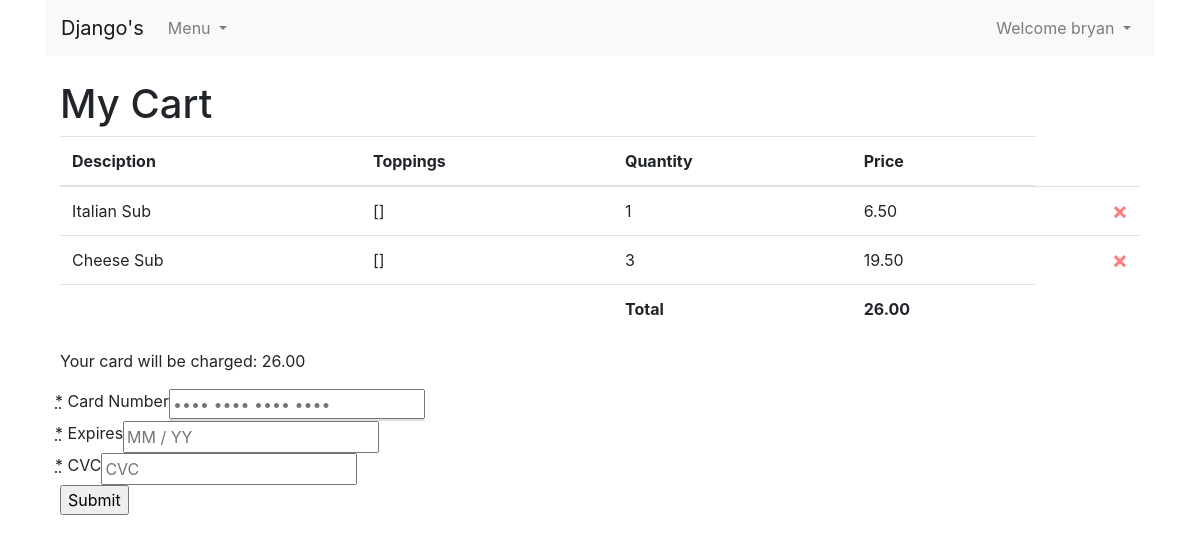
The app's page /cart (signed in) with its own data.
### pages/models.py (models this page shows, shortened)
class Cart_Item(models.Model):
    cart_id = models.ForeignKey("Cart", related_name="cart_items",  on_delete=models.CASCADE)
    description = models.CharField(max_length=50)
    size = models.CharField(max_length=50, blank=True)
    toppings = models.CharField(max_length=50, blank=True)
    qty = models.IntegerField(default=1)
    price = models.DecimalField(max_digits=6,decimal_places=2,null=True)

### pages/views.py (the view)
# urls.py: path('cart',views.cart_view, name='cart'),
def cart_view(request):
    try :
        user = User.objects.get(username = request.user)
    except:
        messages.error(request, "Please Login To add to cart")
        return redirect('menu')
    try:
        cart = Cart.objects.get(user_id = user)
        cart_items = cart.cart_items.all()
        cart_total = 0
        for item in cart_items:
            cart_total += item.price
        return render(request,"cart.html", {'cart_items':cart_items, 'cart_total':cart_total})
    except:
        return render(request,"cart.html")

### templates/cart.html (shortened to what this page needs)
{% extends 'layout.html' %}
{% load staticfiles %}
{% block body %}
<div class="container">
<br>
<h1>My Cart</h1>
  {% if cart_items %}
  <table class="table table-hover">
  <thead>
    <tr>
      <th scope="col">Desciption</th>
      <th scope="col">Toppings</th>
      <th scope="col">Quantity</th>
      <th scope="col">Price</th>
    </tr>
  </thead>
  <tbody>
  {% for cart_item in cart_items %}
    <tr>
      <td>{{ cart_item.description }}</td>
      <td>{{ cart_item.toppings }}</td>
      <td>{{ cart_item.qty }}</td>
      <td>{{ cart_item.price }}</td>
      <td><button type="button" class="close" aria-label="Close">
        <a href="{% url "remove_frm_cart" id=cart_item.id %}"><span style="color: red; aria-hidden="true">&times;</span></a></td>
    </tr>
  {% endfor %}
  <tr>
    <td></td>
    <td></td>
    <td><strong>Total</strong></td>
    <td><strong>{{ cart_total }}</strong></td>
  </tbody>
</table>
<figure class="payment clearfix">
  <div class="paymentInfo">
    <p class="paymentInfo__total">Your card will be charged: <span class="paymentInfo__price">{{ cart_total }}</span></p>
  </div>
  <form method="POST" action="{% url "checkout" %}" class="simple_form cardInfo">
    <fieldset class="cardInfo__cardDetails">
      <div class="form-row cardInfo__cc-num">
        <label for="cc-num">
          <abbr title="required">*</abbr>
          <span>Card Number</span>
        </label>
        <div class="cc-num__wrap">
          <input id="cc-num" type="tel" class="paymentInput cc-num" placeholder="•••• •••• •••• ••••" autocompletetype="cc-number" required="required">
          <span class="card" aria-hidden="true"></span>
        </div>
      </div>
      <div class="form-row cardInfo__cc-exp">
        <label for="cc-exp">
          <abbr title="required">*</abbr>
          <span>Expires</span>
        </label>
        <input id="cc-exp" type="tel" class="paymentInput cc-exp cc-exp__demo" placeholder="MM / YY" autocompletetype="cc-exp" required="required">
      </div>
      <div class="form-row cardInfo__cc-cvc">
        <label for="cc-cvc">
          <abbr title="required">*</abbr>
          <span>CVC</span>
        </label>
        <input id="cc-cvc" type="tel" class="paymentInput cc-cvc cc-cvc__demo" placeholder="CVC" autocompletetype="cc-cvc" required="required">
      </div>
      <div class="cardInfo__submission">
        <input class="button" type="submit">
      </div>
    </fieldset>
  </form>
</figure>
  {% else %}
  <br>
  <br>
  <h3>Nothing added here yet</h3>
  {% endif %}
</div>
{% endblock %}

### templates/layout.html (shortened to what this page needs)
<!DOCTYPE html>
<html lang="en">
<head>
    <link rel="stylesheet" href="https://stackpath.bootstrapcdn.com/bootstrap/4.4.1/css/bootstrap.min.css">
    {% load static %}
    <link rel="stylesheet" href="{% static 'website/css/style.css' %}">
</head>
<body>
    <div class='container'>
    <nav class="navbar navbar-expand-lg navbar-light bg-light">
        <a class="navbar-brand" href="{% url 'index' %}">Django's</a>
        <div class="collapse navbar-collapse" id="navbarNavDropdown">
          <ul class="navbar-nav">
            <li class="nav-item dropdown">
              <a class="nav-link dropdown-toggle" href="#" id="navbarDropdownMenuLink" role="button" data-toggle="dropdown" aria-haspopup="true" aria-expanded="false">
                Menu
              </a>
            </li>
          </ul>
          {% if user.is_authenticated %}
          <ul class="navbar-nav ml-auto">
            <li class="nav-item dropdown">
              <a class="nav-link dropdown-toggle" id="navbarDropdownMenuLink-4" data-toggle="dropdown"
                aria-haspopup="true" aria-expanded="false">Welcome {{ user }} </a>
            </li>
          </ul>
          {% endif %}
        </div>
      </nav>
        {% block body %}
        {% endblock %}
    </div>
</body>
</html>

### records on screen
Cart_Item: description "Italian Sub", toppings "[]", qty "1", price "6.50"
Cart_Item: description "Cheese Sub", toppings "[]", qty "3", price "19.50"

### other values on screen
{{ user }} "bryan"
{{ cart_total }} "26.00"
